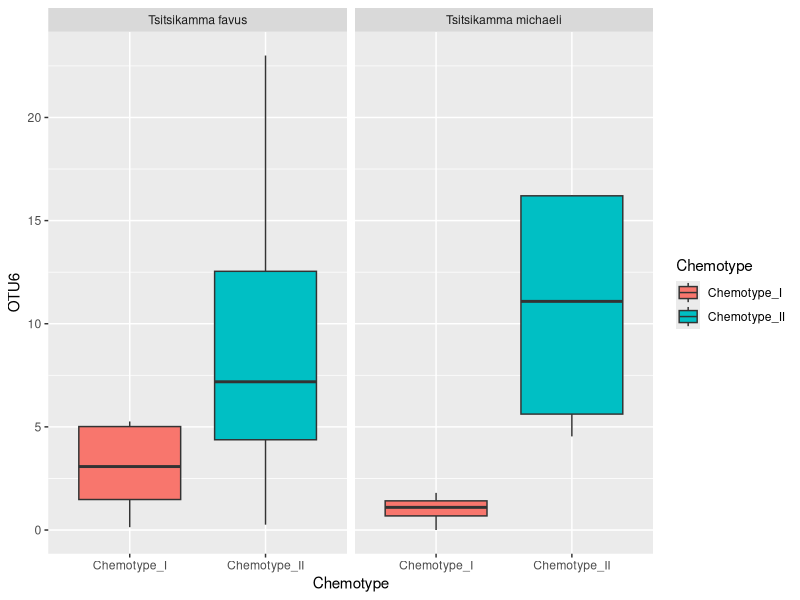

Write R code to recreate this figure.
library(ggplot2)
library(reshape2)

data <- read.csv("chemotype_boxplot.txt", header=TRUE, sep="\t", row.names=1)

plot <- ggplot(data, aes(x=Chemotype, y=OTU6, group=Chemotype)) + geom_boxplot(aes(fill=Chemotype))+ facet_grid(. ~ Source)
